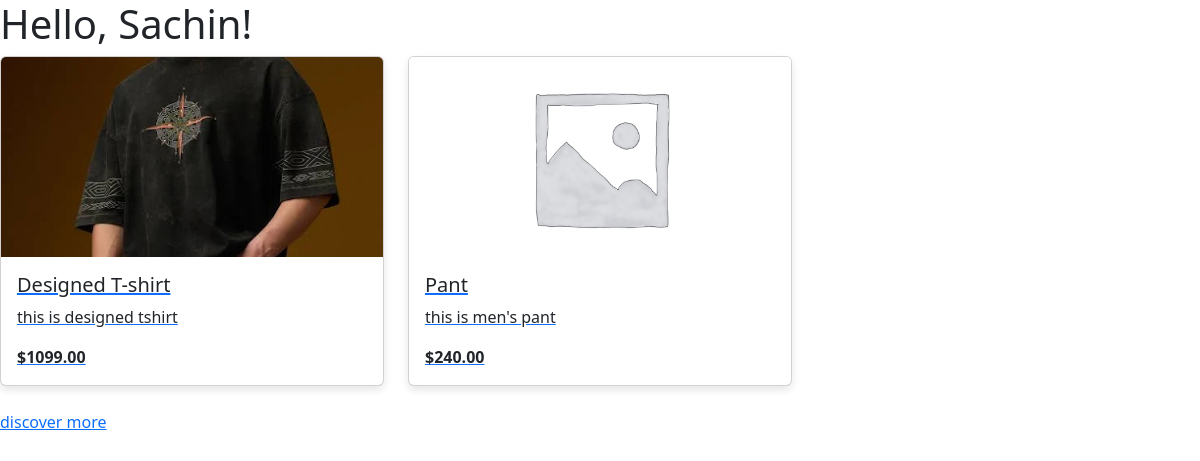
The page / on the database its author committed.
### shop/models.py (models this page shows, shortened)
class Product(models.Model):
    name = models.CharField(max_length=100)
    description = models.TextField(blank=True)
    quantity = models.IntegerField(default='0')
    price = models.DecimalField(max_digits=10, decimal_places=2)
    thumbnail = models.ImageField(upload_to="images", null=True, width_field="image_width",
                              height_field="image_height")
    image_width = models.PositiveIntegerField(null=True, blank=True, editable=False)
    image_height = models.PositiveIntegerField(null=True, blank=True, editable=False)
    created_at = models.DateTimeField(auto_now_add=True)

### shop/views.py (the view)
# urls.py: 2. Add a URL to urlpatterns:  path('', views.home, name='home')
def home(request):
    latest_products = Product.objects.order_by('-created_at')[:2]
    context = {"name": "Sachin","products":latest_products}
    return render(request, 'index.html', context)

### templates/index.html (shortened to what this page needs)
{% load static %}
<!DOCTYPE html>
<html>
  <head>
    <link rel="stylesheet" href="{% static 'css/style.css' %}" />
    <link
      rel="stylesheet"
      href="https://cdn.jsdelivr.net/npm/bootstrap@5.3.3/dist/css/bootstrap.min.css"
    />
  </head>
  <body>
    <h1>Hello, {{ name }}!</h1>
    <div class="row">
      {% for product in products %}
      <div class="col-md-4 mb-4">
        <a href="/shop/{{ product.id }}">
          <div class="card h-100">
            {% if product.thumbnail %}
            <img
              src="{{ product.thumbnail.url }}"
              class="card-img-top"
              alt="{{ product.name }}"
            />
            {% else %}
            <img
              src="{% static 'img/product-placeholder.png' %}"
              class="card-img-top"
              alt="{{ product.name }}"
            />
            {% endif %}
            <div class="card-body">
              <h5 class="card-title">{{ product.name }}</h5>
              <p class="card-text">
                {{ product.description|truncatewords:20 }}
              </p>
              <p class="card-text"><strong>${{ product.price }}</strong></p>
            </div>
          </div>
        </a>
      </div>
      {% endfor %}
    </div>
    <a href="/shop">discover more</a>
  </body>
</html>

### shop/static/css/style.css (style rules this page uses)
.card { border-radius: 10px; box-shadow: 0 4px 8px rgba(0,0,0,0.1); transition: transform 0.2s; }
.card-img-top { max-height: 200px; object-fit: cover; }

### rows shown on the page
Product: thumbnail (picture), name "Designed T-shirt", description "this is designed tshirt", price "1099.00"
Product: name "Pant", description "this is men's pant", price "240.00"
